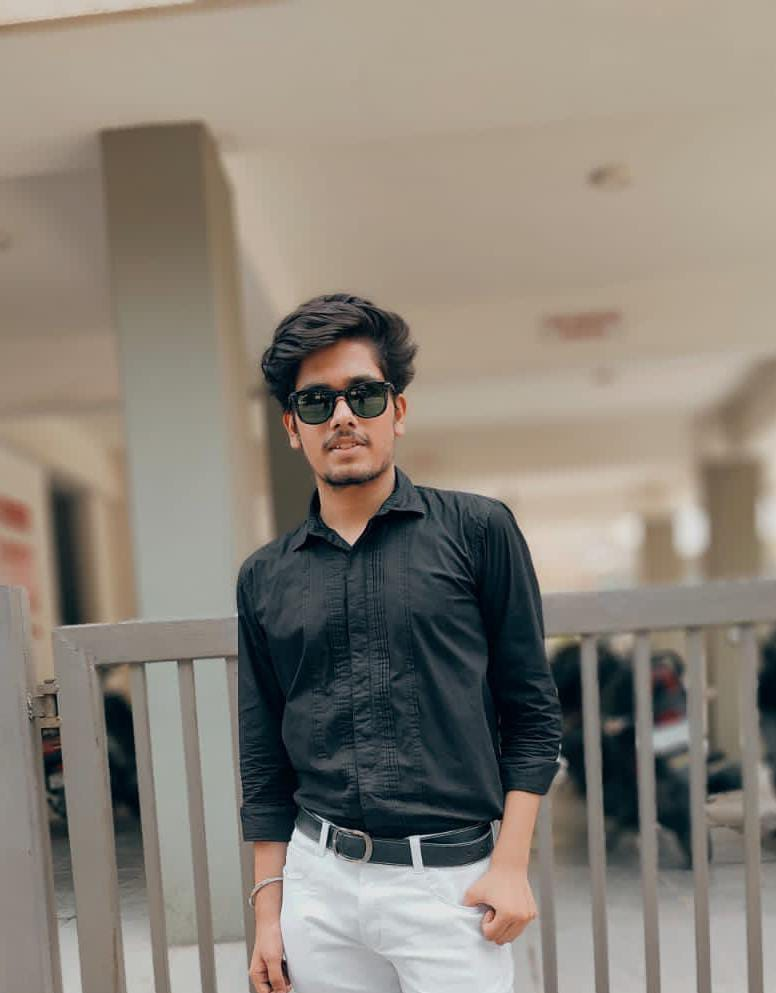
#> input picture Computer-vision Techniques/photo.jpeg, 776 x 993 px
$ jupyter execute bluring_and_smoothing.ipynb
#> lines starting #> are read from the running program, lines starting #| are printed output that depends on the picture
[cell 1]
import cv2

[cell 2]
#Reading image from disk
photo = cv2.imread('photo.jpeg')
#> photo is the input picture: shape (993, 776, 3); mean B, G, R 120.2, 130.3, 137.7
#Resizing image to make it smaller
photo = cv2.resize(photo, (300,280) )
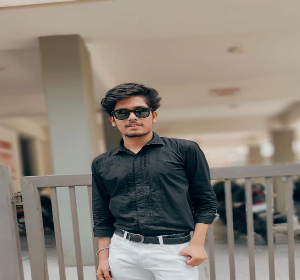
#> photo: shape (280, 300, 3); mean B, G, R 120.1, 130.3, 137.6
#Applying different blur functions with 7*7 filter
img_0 = cv2.blur(photo, ksize = (7, 7))
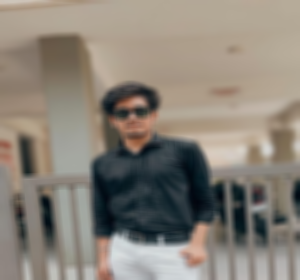
#> img_0: shape (280, 300, 3); mean B, G, R 120.1, 130.3, 137.6
img_1 = cv2.GaussianBlur(photo, (7, 7), 0)
img_2 = cv2.medianBlur(photo, 7)
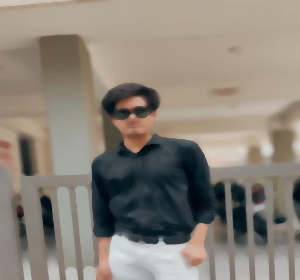
#> img_2: shape (280, 300, 3); mean B, G, R 120.4, 130.6, 138
img_3 = cv2.bilateralFilter(photo, 7, 75, 75)
#Displaying resultant images
cv2.imshow('Original', photo)
cv2.imshow('Blur', img_0)
cv2.imshow('Gaussian Blur', img_1)
cv2.imshow('Median Blur', img_2)
cv2.imshow('Bilateral Filter', img_3)
#Waits for a user to press key for exit
cv2.waitKey(0)
cv2.destroyAllWindows()

$ run again, with Computer-vision Techniques/shreyansh.jpg copied over Computer-vision Techniques/photo.jpeg
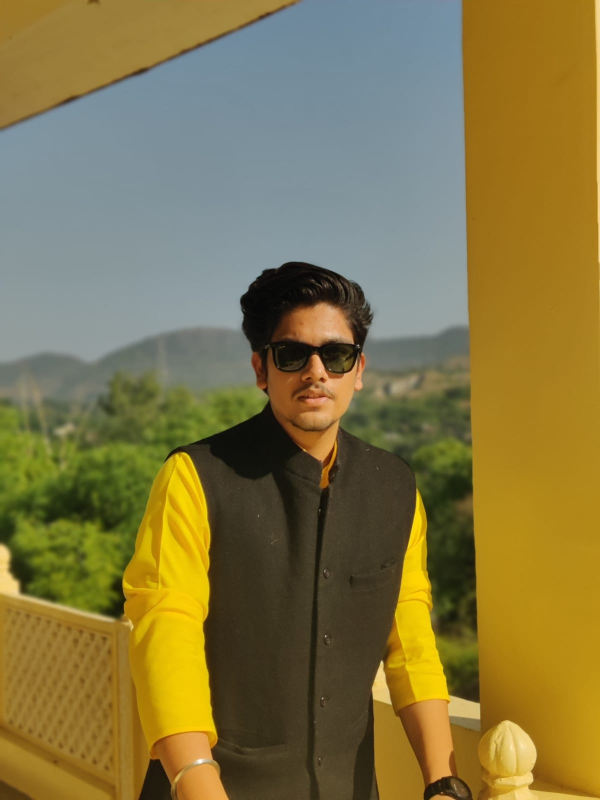
#> input picture Computer-vision Techniques/shreyansh.jpg, 1200 x 1600 px (shown at 1/2 size)
#> photo is the input picture: shape (1600, 1200, 3); mean B, G, R 68.2, 117.5, 130.5
#> photo: shape (280, 300, 3)
#> `img_0 = cv2.blur(photo, ksize = (7, 7))`:
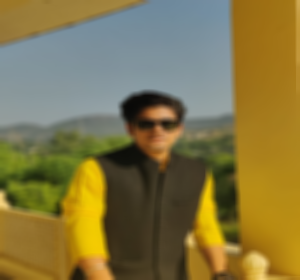
#> img_0: shape (280, 300, 3); mean B, G, R 68.1, 117.4, 130.4
#> `img_2 = cv2.medianBlur(photo, 7)`:
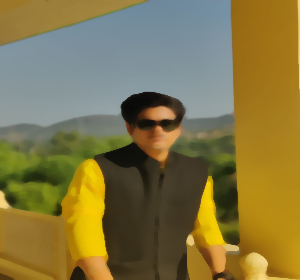
#> img_2: shape (280, 300, 3); mean B, G, R 68, 117.7, 130.7
